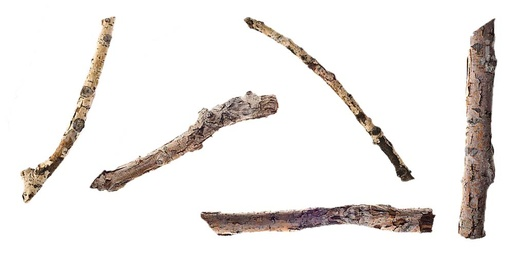
#> input picture main/imgs/sticks.jpg, 526 x 258 px, shrunk from 1024 x 502 before the run; its folder holds 3 pictures in this run
$ python sticks_vs_leaves.py
#> lines starting #> are read from the running program, lines starting #| are printed output that depends on the picture; after the words box and inside, x2 and y2 are one past the last pixel; in counts of white or black regions, pixels touching at a corner belong together
### main/helper.py
import numpy as np
from matplotlib import pyplot as plt
import cv2
import scipy.stats

def disp_img(img, title=None, rand_color=False):
    if img.max() == 1 and img.dtype == np.uint8:
        img = img*255
    if rand_color:
        img = img.astype(np.uint8)
        img = cv2.cvtColor(img, cv2.COLOR_GRAY2BGR);
        colors = np.random.randint(0, 255, size=(256, 1, 3)).astype(np.uint8)
        colors[0] = 255
        img_col = cv2.LUT(img, colors)
        plt.imshow(img_col)
    else:
        plt.imshow(img, cmap='gray')
    if title:
        plt.title(title)
    plt.axis(False)

def compute_contours(img):
    contours, cntr_img = cv2.findContours(img, cv2.RETR_EXTERNAL, cv2.CHAIN_APPROX_NONE)
    res_img = cv2.cvtColor(255*img, cv2.COLOR_GRAY2RGB)
    res_img = cv2.drawContours(res_img, contours, contourIdx=-1, color=(255, 0, 0), thickness=10)  # colorIdx==-1 : all contours
    return contours, res_img

def features(contours):
    feature_list = []
    for k, c in enumerate(contours):
        # major_axis/minor_axis are the square roots of the eigenvalues of the covariance matrix
        if len(c) > 5:
            (x,y), (minor_axis, major_axis), angle = cv2.fitEllipse(c)
        else:
            (x,y), (minor_axis, major_axis), angle = (0,0), (0,0), 0
        feature_list.append({
            'perimeter':  cv2.arcLength(c, True),
            'area':       cv2.contourArea(c),
            'major_axis': major_axis,
            'minor_axis': minor_axis,
            'ecc':        np.sqrt((major_axis-minor_axis)/major_axis) if major_axis>1e-12 else 0.,
        })
    return feature_list

def plot_feats(feats, mu, sig, class_no):
    col = 'r' if class_no==0 else 'g'
    plt.plot(feats[:, 0], feats[:, 1], col+'s')
    plt.plot(mu[0], mu[1], col+'*', markersize=15)
    sx, sy = np.sqrt(sig[0][0]), np.sqrt(sig[1][1])
    plt.plot([mu[0]-sx, mu[0]+sx], [mu[1], mu[1]], col+':')
    plt.plot([mu[0], mu[0]], [mu[1]-sy, mu[1]+sy], col+':')
    plt.grid(True)

def visualize_model(feats_0, mu_0, sig_0, feats_1, mu_1, sig_1):
    x = np.linspace(0.1, 1.15, 100)
    y = np.linspace(0.018, 0.175, 100)
    X, Y = np.meshgrid(x,y)
    XY = np.dstack((X, Y))
    pdf_0 = scipy.stats.multivariate_normal(mean = mu_0, cov = sig_0).pdf
    pdf_1 = scipy.stats.multivariate_normal(mean = mu_1, cov = sig_1).pdf

    fig = plt.figure(figsize=(10, 8))
    plot_feats(feats_0, mu_0, sig_0, 0)
    plot_feats(feats_1, mu_1, sig_1, 1)
    plt.contour(X, Y, pdf_0(XY), cmap='Reds')
    plt.contour(X, Y, pdf_1(XY), cmap='Greens')
    plt.title('Learned model')
    plt.show()

    fig = plt.figure(figsize=(10, 8))
    ax = plt.axes(projection='3d')
    ax.plot_wireframe(X, Y, pdf_0(XY)+pdf_1(XY), color='k')
    plt.title("Both pdfs")
    plt.show()


### main/sticks_vs_leaves.py
import numpy as np
from matplotlib import pyplot as plt
from mpl_toolkits.mplot3d import Axes3D
import cv2
import os
import scipy.stats
import helper

def acquire(filename):
    #get the grayscale image and the color image of filename
    orig_img = cv2.imread(os.path.join('imgs', filename))
    orig_img = cv2.cvtColor(orig_img, cv2.COLOR_BGR2RGB)
    grayscale_img = cv2.cvtColor(orig_img, cv2.COLOR_RGB2GRAY)
    return grayscale_img, orig_img

def preprocess(img):
    #binarize the image and clean up the segments
    se = cv2.getStructuringElement(cv2.MORPH_ELLIPSE, (7,7))
    img2 = (img < 220).astype(np.uint8)
    img2 = cv2.erode(img2, se, iterations=2)
    for _ in range(2):
        img2 = cv2.dilate(img2, se, iterations=3)
        img2 = cv2.erode(img2, se, iterations=2)
    return img2

def get_features(contours):
   available_features = helper.features(contours)
   feats = np.zeros([len(contours), 2])
   # loop through all found segments

   for k, contour_features in enumerate(available_features):
       feats[k] = available_features[k]["perimeter"]*0.001, available_features[k]["minor_axis"]*0.001

   return feats

def process(filename, class_no):
    img_gray, img = acquire(filename)
    img_preproc = preprocess(img_gray)
    contours, contour_img = helper.compute_contours(img_preproc)
    feats, mu, sig = analyze(contours)

    plt.subplots(figsize=(15,5))
    plt.subplot(1,2,1)
    helper.disp_img(contour_img)
    plt.subplot(1,2,2)
    helper.plot_feats(feats, mu, sig, class_no)
    plt.title('Feature space')
    return feats, mu, sig

def analyze(contours):
    F   = get_features(contours)
    mu  = np.mean(F, axis = 0)
    sig = np.cov(F.transpose())
    #print(sig)
    return F, mu, sig

def classify_sample(feats, mu_0, sig_0, mu_1, sig_1):
    pdf_0 = scipy.stats.multivariate_normal(mu_0, sig_0).pdf
    pdf_1 = scipy.stats.multivariate_normal(mu_1, sig_1).pdf
    p_feat_given_0 = pdf_0(feats)
    p_feat_given_1 = pdf_1(feats)
    p_0  = 0.5
    p_1 = 0.5
    class_0 = p_feat_given_0 * p_0
    class_1 = p_feat_given_1 * p_1
    if class_0 < class_1:
        class_no = 1
    else:
        class_no = 0

    return class_no

def inference(img_gray, img):
    img_preproc = preprocess(img_gray)
    contours, contour_img = helper.compute_contours(img_preproc)
    feats = get_features(contours)
    for contour, feat in zip(contours, feats):
        x, y, w, h = cv2.boundingRect(contour)
        start_point = (x, y)
        end_point = (x+w, y+h)
        class_no = classify_sample(feat, mu_0, sig_0, mu_1, sig_1)
        col = (255,0,0) if class_no == 0 else (0,255,0)
        img = cv2.rectangle(img, start_point, end_point, col, 10)
    return img


if __name__ == "__main__":


    feats_0, mu_0, sig_0 = process('sticks.jpg', 0)
#> in acquire, orig_img is the input picture: shape (258, 526, 3); mean B, G, R 232.2, 234.2, 237.5
#> in preprocess, `img2 = (img < 220).astype(np.uint8)`:
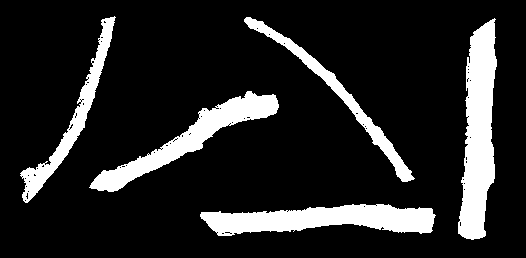
#> img2: shape (258, 526); values 0 (black) and 1 (white), 14.6% white; 5 white regions, box (x1, y1, x2, y2) and area: (458, 18, 497, 240) 5657, (200, 204, 436, 236) 4836, (89, 91, 279, 192) 4193, (20, 16, 116, 203) 2646, (244, 17, 415, 182) 2420
#> in preprocess, `img2 = cv2.erode(img2, se, iterations=2)`: img2: shape (258, 526); values 0 (black) and 1 (white), 4.4% white; 13 white regions (10 under 20 px), largest, box (x1, y1, x2, y2) and area: (464, 28, 491, 234) 2591, (211, 210, 428, 228) 1883, (99, 99, 272, 186) 1423
#> in compute_contours, `contours, cntr_img = cv2.findContours(img, cv2.RETR_EXTERNAL, cv2.CHAI..`: contours = 8 contours; box (x1, y1, x2, y2) and area: (458, 22, 497, 240) 5242, (205, 204, 434, 234) 4434, (93, 93, 278, 192) 3691, (27, 165, 53, 194) 352, (369, 126, 393, 153) 300, (56, 131, 77, 157) 230, (80, 84, 95, 102) 174, (396, 165, 411, 181) 146; cntr_img = [[1, -1, -1, -1], [2, 0, -1, -1], [3, 1, -1, -1], [4, 2, -1, -1], [5, 3, -1, -1], [6, 4, -1, -1], [7, 5, -1, -1], [-1, 6, -1, -1]]
#> in compute_contours, `res_img = cv2.cvtColor(255*img, cv2.COLOR_GRAY2RGB)`: res_img: shape (258, 526, 3); 11.3% white; 8 white regions
#> in compute_contours, `res_img = cv2.drawContours(res_img, contours, contourIdx=-1, color=(25..`: res_img: shape (258, 526, 3); mean B, G, R 46.9, 11, 11
#> the loop in features, `for k, c in enumerate(contours):` made 8 passes
#> (x, y, minor_axis, major_axis, angle) on passes 1 to 8: (334.2, 219.1, 25.43, 284.2, 88.95), (403, 172.5, 12.46, 15.18, 126), (39.1, 178.8, 13.65, 34.78, 40.21), (66, 143.5, 11.88, 29.84, 33.32), (380.1, 139, 12.73, 32.01, 140.1), (194.3, 135.9, 29.6, 214.9, 62.52), (87.41, 92.6, 14.43, 15.71, 13.71), (478.4, 135.1, 29.13, 266, 3.02)
#> after the loop in features, `for k, c in enumerate(contours):`: feature_list = 8 items
#> in get_features, `feats = np.zeros([len(contours), 2])`: feats = [[0, 0], [0, 0], [0, 0], [0, 0], [0, 0], [0, 0], [0, 0], [0, 0]]
#> the loop in get_features, `for k, contour_features in enumerate(available_features):` made 8 passes
#> after the loop in get_features, `for k, contour_features in enumerate(available_features):`: feats = [[0.531, 0.0254], [0.0463, 0.0125], [0.0832, 0.0137], [0.0736, 0.0119], [0.0769, 0.0127], [0.472, 0.0296], [0.0509, 0.0144], [0.486, 0.0291]]
#> in analyze, `F   = get_features(contours)`: F has the same summary as feats in get_features
#> in analyze, `mu  = np.mean(F, axis = 0)`: mu = [0.227, 0.0187]
#> in analyze, `sig = np.cov(F.transpose())`: sig = [[0.05, 0.00171], [0.00171, 6.25e-05]]
#> in process, `feats, mu, sig = analyze(contours)`: mu = [0.227, 0.0187]; sig = [[0.05, 0.00171], [0.00171, 6.25e-05]]
#> in plot_feats, `sx, sy = np.sqrt(sig[0][0]), np.sqrt(sig[1][1])`: sx = 0.224; sy = 0.00791
#> feats_0 has the same summary as feats in get_features; mu_0 = [0.227, 0.0187]; sig_0 = [[0.05, 0.00171], [0.00171, 6.25e-05]]
    feats_1, mu_1, sig_1 = process('leaves.jpg', 1)
#> call 2 of acquire, with filename = 'leaves.jpg'
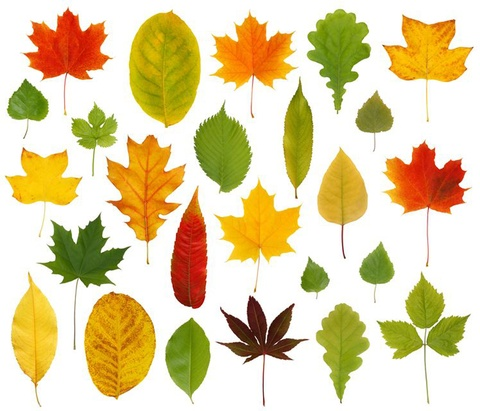
#> input picture main/imgs/leaves.jpg, 480 x 411 px, shrunk from 935 x 800 before the run
#> in acquire, orig_img is the input picture: shape (411, 480, 3); mean B, G, R 161.1, 208.1, 225.2
#> in preprocess (call 2), `img2 = (img < 220).astype(np.uint8)`: img2: shape (411, 480); values 0 (black) and 1 (white), 40.1% white; 29 white regions (4 under 20 px), largest, box (x1, y1, x2, y2) and area: (129, 10, 201, 128) 6338, (84, 291, 156, 400) 5817, (105, 134, 186, 265) 4942
#> in preprocess (call 2), `img2 = cv2.erode(img2, se, iterations=2)`: img2: shape (411, 480); values 0 (black) and 1 (white), 21.5% white; 32 white regions (3 under 20 px), largest, box (x1, y1, x2, y2) and area: (135, 18, 195, 120) 4663, (90, 297, 150, 392) 4231, (114, 142, 178, 236) 2724
#> in compute_contours (call 2), `contours, cntr_img = cv2.findContours(img, cv2.RETR_EXTERNAL, cv2.CHAI..`: contours = 23 contours; largest, box (x1, y1, x2, y2) and area: (50, 219, 211, 398) 11342, (129, 12, 201, 126) 6184, (108, 136, 184, 242) 4595, (388, 17, 468, 82) 3694, (386, 144, 465, 213) 3674; cntr_img = 23 rows, first 6: [1, -1, -1, -1], [2, 0, -1, -1], [3, 1, -1, -1], [4, 2, -1, -1], [5, 3, -1, -1], [6, 4, -1, -1]
#> in compute_contours (call 2), `res_img = cv2.cvtColor(255*img, cv2.COLOR_GRAY2RGB)`: res_img: shape (411, 480, 3); 38.4% white; 23 white regions
#> in compute_contours (call 2), `res_img = cv2.drawContours(res_img, contours, contourIdx=-1, color=(25..`:
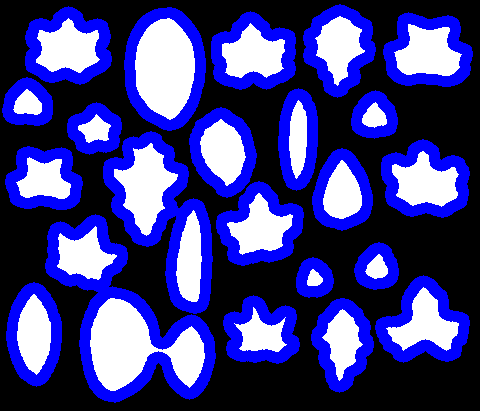
#> res_img: shape (411, 480, 3); mean B, G, R 137.2, 58.6, 58.6
#> the loop in features (call 2), `for k, c in enumerate(contours):` made 23 passes
#> (x, y, minor_axis, major_axis, angle) on passes 1 to 12: (342.2, 342.2, 46.09, 77.76, 0.53), (260.8, 332.5, 54.41, 64.92, 94.41), (33.88, 334.1, 44.17, 88.98, 179.1), (423.7, 324.2, 71.86, 76.72, 89.15), (313.9, 278.2, 27.1, 29.15, 5.6), (376.6, 267.2, 32.98, 35.76, 14.44), (125.1, 318.6, 116.7, 190.5, 143.6), (189.6, 260.3, 35.83, 109, 2.06), (259.7, 226.6, 65.11, 73.41, 57.75), (342, 192.4, 48.7, 68.98, 1.63), (43.75, 179.4, 54.78, 66.07, 95.75), (424.9, 181.2, 61.74, 79.68, 102.3)
#> in get_features (call 2), `feats = np.zeros([len(contours), 2])`: feats = 23 rows, first 8: [0, 0], [0, 0], [0, 0], [0, 0], [0, 0], [0, 0], [0, 0], [0, 0]
#> the loop in get_features (call 2), `for k, contour_features in enumerate(available_features):` made 23 passes
#> after the loop in get_features (call 2), `for k, contour_features in enumerate(available_features):`: feats = 23 rows, first 8: [0.226, 0.0461], [0.249, 0.0544], [0.232, 0.0442], [0.288, 0.0719], [0.0949, 0.0271], [0.115, 0.033], [0.745, 0.117], [0.253, 0.0358]
#> in analyze (call 2), `F   = get_features(contours)`: F has the same summary as feats in get_features
#> in process (call 2), `feats, mu, sig = analyze(contours)`: mu = [0.247, 0.0538]; sig = [[0.0158, 0.00223], [0.00223, 0.000378]]
#> feats_1 has the same summary as feats in get_features; mu_1 = [0.247, 0.0538]; sig_1 = [[0.0158, 0.00223], [0.00223, 0.000378]]

    helper.visualize_model(feats_0, mu_0, sig_0, feats_1, mu_1, sig_1)
#> in visualize_model, `x = np.linspace(0.1, 1.15, 100)`: x = 100 values from 0.1 to 1.15
#> in visualize_model, `y = np.linspace(0.018, 0.175, 100)`: y = 100 values from 0.018 to 0.175
#> in visualize_model, `X, Y = np.meshgrid(x,y)`:
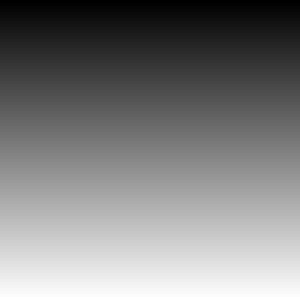
#> Y: shape (100, 100) float64 (shown 3 times larger); min 0.018, max 0.175, mean 0.0965; drawn with min black and max white

    img, orig_img = acquire("sticks_leaves.jpg")
#> call 3 of acquire, with filename = 'sticks_leaves.jpg'
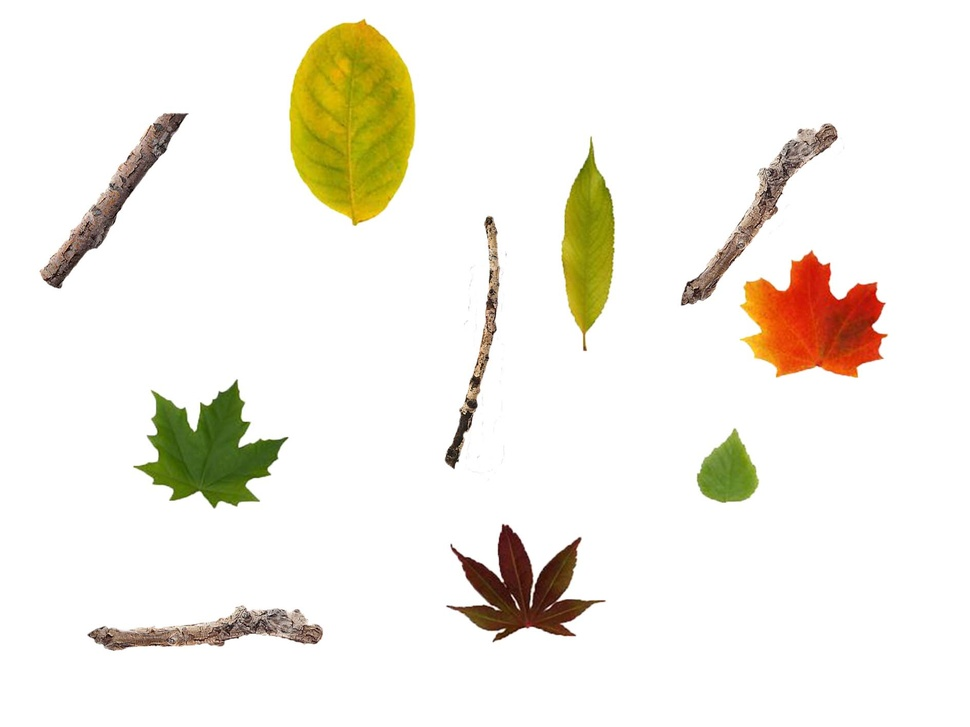
#> input picture main/imgs/sticks_leaves.jpg, 970 x 727 px, shrunk from 1890 x 1417 before the run
#> in acquire, orig_img is the input picture: shape (727, 970, 3); mean B, G, R 230.8, 239.5, 242.9
    result = inference(img, orig_img)
#> in preprocess (call 3), `img2 = (img < 220).astype(np.uint8)`: img2: shape (727, 970); values 0 (black) and 1 (white), 11.2% white; 12 white regions (2 under 20 px), largest, box (x1, y1, x2, y2) and area: (289, 19, 415, 226) 19615, (740, 250, 888, 378) 11864, (133, 379, 289, 509) 10268
#> in preprocess (call 3), `img2 = cv2.erode(img2, se, iterations=2)`: img2: shape (727, 970); values 0 (black) and 1 (white), 6.8% white; 14 white regions (3 under 20 px), largest, box (x1, y1, x2, y2) and area: (295, 26, 409, 217) 16581, (749, 259, 877, 371) 8727, (148, 392, 275, 500) 6811
#> in compute_contours (call 3), `contours, cntr_img = cv2.findContours(img, cv2.RETR_EXTERNAL, cv2.CHAI..`: contours = 12 contours; largest, box (x1, y1, x2, y2) and area: (289, 20, 415, 223) 19347, (743, 253, 883, 377) 11466, (142, 386, 281, 506) 9822, (462, 528, 588, 635) 7964, (561, 160, 615, 331) 6622; cntr_img = [[1, -1, -1, -1], [2, 0, -1, -1], [3, 1, -1, -1], [4, 2, -1, -1], [5, 3, -1, -1], [6, 4, -1, -1], [7, 5, -1, -1], [8, 6, -1, -1], [9, 7, -1, -1], [10, 8, -1, -1], [11, 9, -1, -1], [-1, 10, -1, -1]]
#> in compute_contours (call 3), `res_img = cv2.cvtColor(255*img, cv2.COLOR_GRAY2RGB)`: res_img: shape (727, 970, 3); 10.6% white; 12 white regions
#> in compute_contours (call 3), `res_img = cv2.drawContours(res_img, contours, contourIdx=-1, color=(25..`:
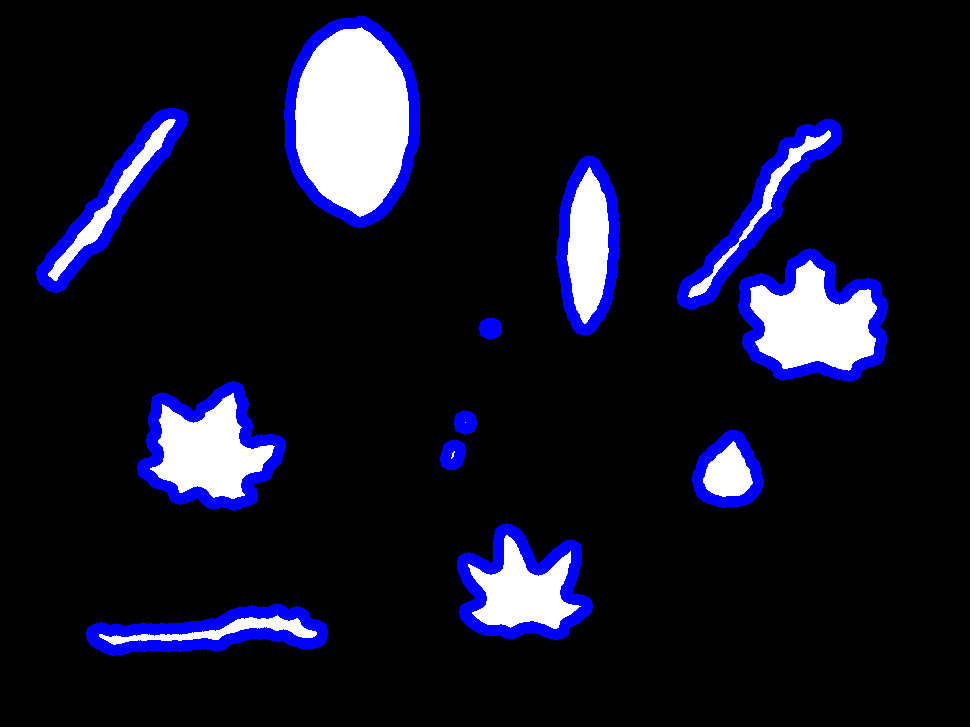
#> res_img: shape (727, 970, 3); mean B, G, R 35.3, 18.1, 18.1
#> in inference, `feats = get_features(contours)`: feats = [[0.557, 0.0324], [0.5, 0.0997], [0.0591, 0.0137], [0.209, 0.058], [0.0426, 0.0126], [0.511, 0.11], [0.0386, 0.0106], [0.531, 0.111], [0.39, 0.0513], [0.536, 0.0326], [0.486, 0.0283], [0.544, 0.126]]
#> the loop in inference, `for contour, feat in zip(contours, feats):` made 12 passes
#> (feat, x, y, w, h, end_point, p_feat_given_0 in classify_sample, p_feat_given_1 in classify_sample) on passes 1 to 10: ([0.557, 0.0324], 91, 608, 232, 43, (323, 651), 57.78, 2.4e-14), ([0.5, 0.0997], 462, 528, 126, 107, (588, 635), 2.67e-272, 9.22), ([0.0591, 0.0137], 445, 444, 16, 22, (461, 466), 246.8, 12.18), ([0.209, 0.058], 697, 434, 62, 69, (759, 503), 3.8e-83, 73.95), ([0.0426, 0.0126], 459, 415, 13, 15, (472, 430), 248.2, 12.82), ([0.511, 0.11], 142, 386, 139, 120, (281, 506), 0, 0.897), ([0.0386, 0.0106], 484, 322, 13, 13, (497, 335), 179.6, 9.04), ([0.531, 0.111], 743, 253, 140, 124, (883, 377), 0, 1.25), ([0.39, 0.0513], 561, 160, 54, 171, (615, 331), 2.26e-37, 1.48), ([0.536, 0.0326], 682, 123, 155, 182, (837, 305), 32.93, 8.45e-13)
#> after the loop in inference, `for contour, feat in zip(contours, feats):`:
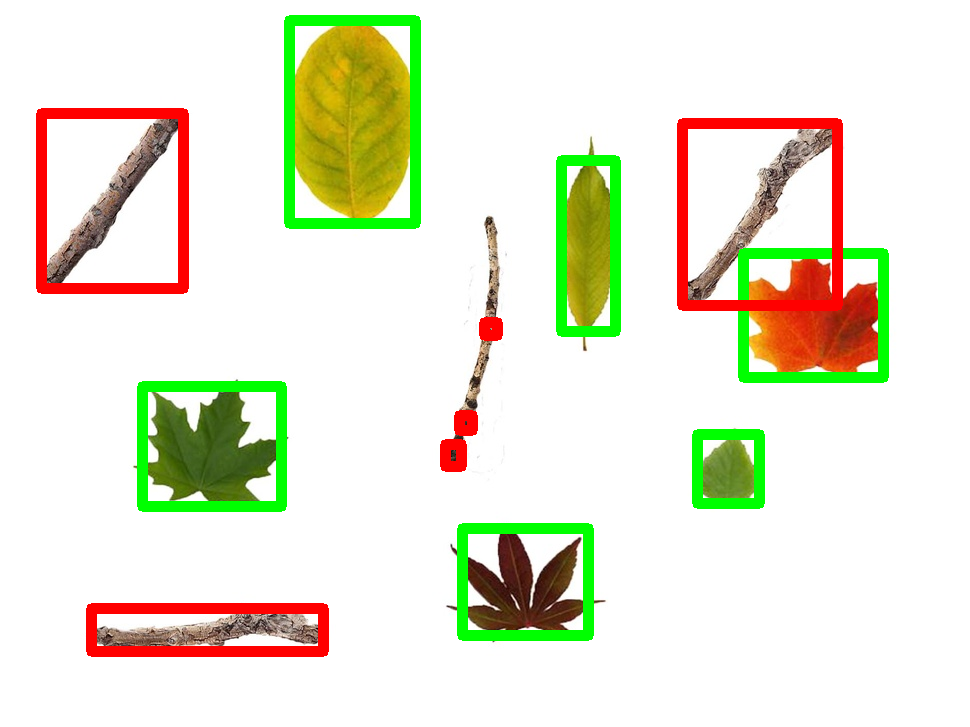
#> img: shape (727, 970, 3); mean R, G, B 232.6, 232.8, 213.5
    plt.subplots(figsize=(12,12))
    helper.disp_img(result)
